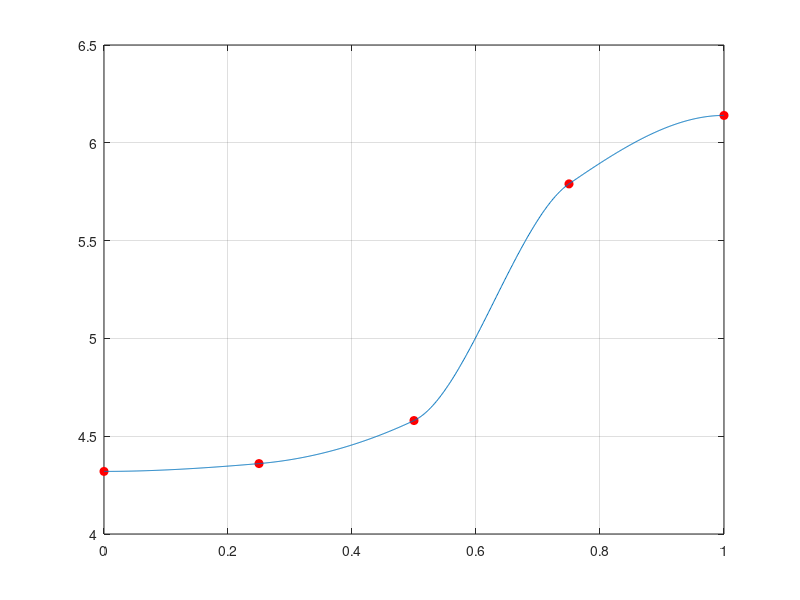

The MATLAB script that drew this image: (Note: this script raises an error after producing the figure.)
clc
clear

fprintf("Ülesanne 1.\n")
f = @(x) 1.0./(1.0+x.^2);

a =  0.0;
b = 12.0;

fprintf("a)\n")
dx = (2-0)/(6-1)
x = 0:dx:2 % or x = linspace(0, 2, 6)
y = f(x)

fprintf("integraal vasakpoolse ristkülikvalemiga\n")
summa=0;
for i=1:5
    summa = summa + dx*y(i);
end
vasakp=summa

fprintf("integraal parempoolse ristkülikvalemiga\n")
summa=0;
for i=2:6
 summa = summa + dx*y(i);
end
paremp=summa


fprintf("e) täpne integraali\n")
integral(f, a, b)

%--------------------------------------------------------------------------
fprintf("Ülesanne 2.\n")
x = [0.00 0.25 0.50 0.75 1.00];
f = [4.32 4.36 4.58 5.79 6.14];
plot(x, f, 'ro', 'MarkerSize', 6, 'MarkerFaceColor', 'r')

fprintf("a) integraal trapets ja Simpsoni valemiga\n")
trapets = trapz(x, f)

% a) Simpsoni meetodi jaoks lähendame funktsiooni kuupsplainiga S^(3,2)(x)
x_vec = [0:0.001:1]; % suurendame sõlmede arvu, et splainifunktsioon

% oleks joonisel sujuvam
y_cubeVec = interp1(x, f, x_vec, 'cubic'); % vector of f(xx) values 
hold on
plot(x_vec, y_cubeVec)
grid on

% esitame kuupsplaini funktsioonina
func3 = @(z) interp1(x, f, z, 'cubic');
%func2 = @(z) interp1(x, f, z,'cubic')


% c) leiame integraali Simpsoni valemiga
fprintf("Kuuppolünoomi tulemus:\n")
integral(func3, 0, 1)    % built-in

% True Simpson. Janno lk. 186
simpson = 0;
a = 0.0;
b = 1.0;
n = 1000;
h = (b-a)/n;
for i = 1:n/2
    simpson = simpson + y_cubeVec(2*i-1) + 4*y_cubeVec(2*i) + y_cubeVec(2*i+1);
end
simpson = h/3*simpson


fprintf("Ruutpolünoomi tulemus:\n")
coefs = polyfit(x, f, 2);
func2 = @(x) coefs(1).*x.^2 + coefs(2).*x + coefs(3);
y_squarVec = func2(x_vec);

integral = simpsonSolve(y_squarVec, 0, 1)

fprintf("Manual kuuppolünoomi tulemus:\n")
coefs = polyfit(x, f, 3);
f3 = @(x) coefs(1).*x.^3 + coefs(2).*x.^2 + coefs(3).*x + coefs(4);
cubevec = f3(x_vec);

integral = simpsonSolve(cubevec, 0, 1)

%%%%%%%%%%%%%%%%%%%%%%%%%%%%%%%%%%%%%%%%%%%%%%%%%%%%%%%%%%%%%%%%%%%%%%%%%%%%%
function integral = simpsonSolve(funcVec, a, b)
    n = length(funcVec)-1;
    integral = 0;
    if mod(n,2) == 0
        h = (b-a)/n;
    else
        n = n-1;
        h = (b-a)/n;
    end
    for i = 1:n/2
        integral = integral + funcVec(2*i-1) + 4*funcVec(2*i) + funcVec(2*i+1);
    end
    integral = h/3*integral;
end
